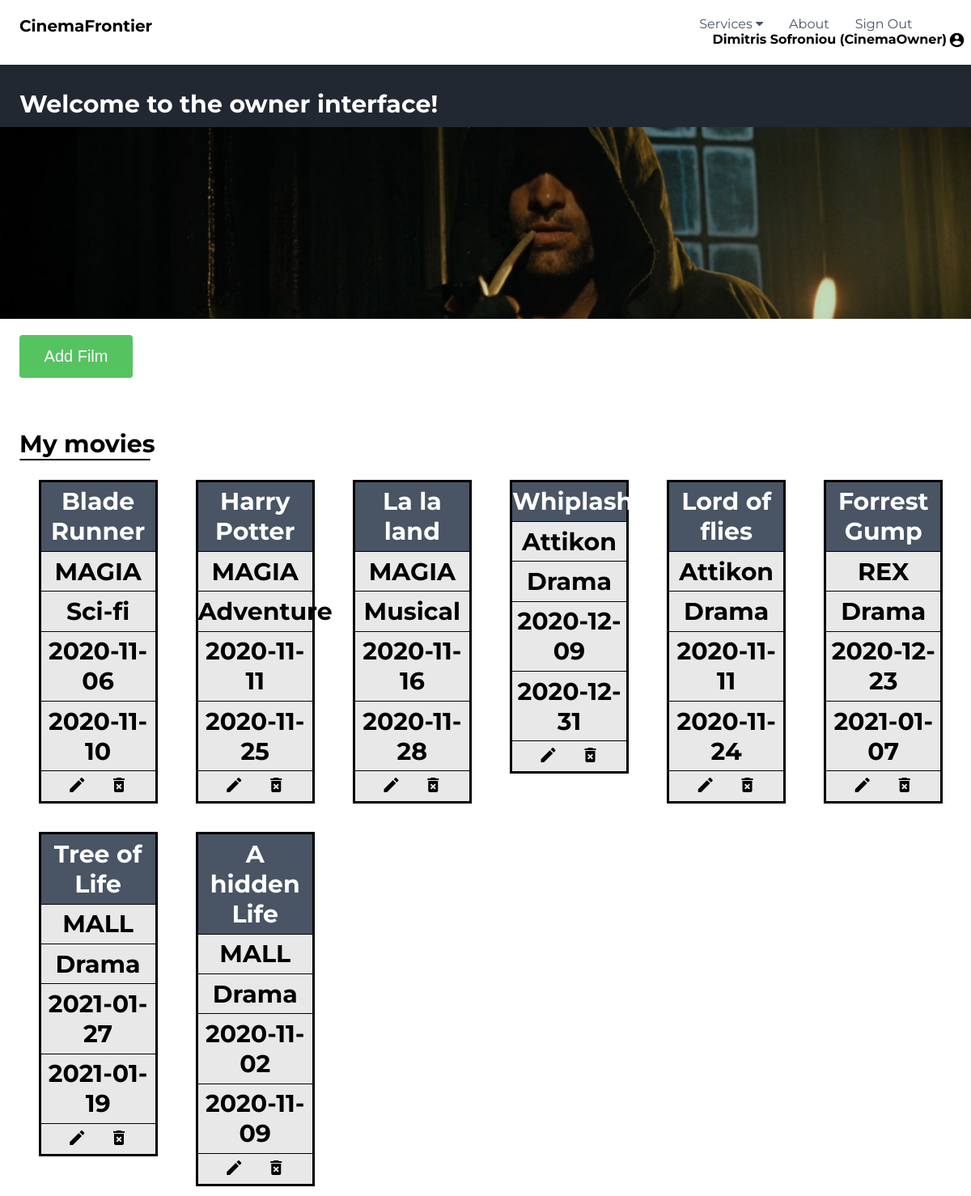
Screenshot of /cloud/owner.php (signed in) with the database file from the repository.
### tables this page shows
CREATE TABLE `movies` (
  `ID` int(11) NOT NULL,
  `TITLE` varchar(256) NOT NULL,
  `STARTDATE` date NOT NULL,
  `ENDDATE` date NOT NULL,
  `CINEMANAME` varchar(256) NOT NULL,
  `CATEGORY` varchar(128) NOT NULL
);

### cloud/owner.php (the view, shortened to what this page needs)
<?php
  include_once 'header.php';
  include 'includes/dbh_handler.php';
  $sessid = $_SESSION["id"];
?>
<div class="ownerbody">
  <section>
    <div class="owner-intro">
      <h1 class="add-introh1">Welcome to the owner interface!</h1>
      <div class="banner">
        <img class="banner-image" src="images/lotr.jpg" alt="banner">
      </div>
    <button class="addmov-btn" style="vertical-align:middle"><span><a href="#" id="addmovid" class="create-mov">Add Film</a></span></button>
    </div>
  </section>
  <br>
<div class="browse-body">
  <h1 class="browseH">My movies</h1>
  <hr class="hrlineo">
  <div class="movies-body">
  <?php
    $query = "SELECT USERNAME FROM users WHERE ID='$sessid' ";
    $query_run = mysqli_query($conn, $query);
    if (mysqli_num_rows($query_run) > 0) {
      $row1 = mysqli_fetch_assoc($query_run);
      $ownername = $row1["USERNAME"];
      $query1 = "SELECT NAME FROM cinemas WHERE OWNER='$ownername' ";
      $query_run1 = mysqli_query($conn, $query1);
      if (mysqli_num_rows($query_run1) > 0) {
        while($row2 = mysqli_fetch_assoc($query_run1) ) {
          $cineNm = $row2["NAME"];
          $query2 = "SELECT * FROM movies WHERE CINEMANAME='$cineNm' ";
          $query_r2 = mysqli_query($conn, $query2);
          while($row3 = mysqli_fetch_assoc($query_r2)) {
            ?>
            <div class="movie-border">
              <div class="movie-itemt">
                <h5 class="mtitle-textt"><?php echo $row3["TITLE"];?></h5>
              </div>
              <div class="movie-item">
              <h5 class="mcinemaname-text"><?php echo $row3["CINEMANAME"];?></h5>
              </div>
              <div class="movie-item">
              <h5 class="mcategory-text"><?php echo $row3["CATEGORY"];?></h5>
              </div>
              <div class="movie-item">
              <h5 class="mstartdate-text"><?php echo $row3["STARTDATE"];?></h5>
              </div>
              <div class="movie-item">
              <h5 class="menddate-text"><?php echo $row3["ENDDATE"];?></h5>
              </div>
              <div>
                <form action="updatemovie.php" method="post" class="formfav">
                  <button type="submit" name="update-btn" class="fav-btn"><i class="material-icons favicon">create</i></button>
                  <button type="submit" name="deleteMov-btn" formaction="includes/deleteMovinc.php" class="fav-btn"><i class="material-icons favicon">delete_forever</i></button>
                </form>
              </div>
            </div>
            <?php
          }
        }
      }
      else {
        echo 'There are no movies in your cinema...';
      }
    }
    else {
      echo 'There are no cinemas in your name...';
    }
  ?>
</div>
<?php
  include_once 'footer.php';
?>

### cloud/header.php (shortened to what this page needs)
<!DOCTYPE html>
<html lang="en">
<head>
  <link rel="stylesheet" type="text/css" href="css/styles.css">
  <link rel="stylesheet" href="https://cdnjs.cloudflare.com/ajax/libs/font-awesome/4.7.0/css/font-awesome.min.css">
</head>
<body>
  <ul class="Navbar">
    <div class="logo">
      <?php
      if (!isset($_SESSION["id"])) {
        echo '<a href="index.php">CinemaFrontier</a>';
      }
      else {
        echo '<a href="welcome.php">CinemaFrontier</a>';
      }
      ?>
    </div>
    <div class="navbar">
    <?php
      if (isset($_SESSION["id"])) {
        echo '<div class=dropdown>
                <button class="dropbtn">Services
                  <i class="fa fa-caret-down"></i>
                </button>
                <div class="dropdown-content">
                  <a href="administration.php">Admin Database</a>
                  <a href="owner.php">Movies</a>
                  <a href="favorites.php">Favorites</a>
                </div>
              </div>';
        echo '<li><a href="#">About</a></li>';
        echo '<li><a href="includes/signoutinc.php">Sign Out</a></li>';
        echo '<li class="loggedUser">' . $_SESSION["name"] . " " . $_SESSION["surname"] . " (" . $_SESSION["role"] . ")" . '<i class="material-icons md-18 userIcon" >account_circle</i></li>';
      }
      else {
        echo '<li class="nonav"><a href="signup.php">Sign up</a></li>';
        echo '<li class="nonav"><a href="index.php">Sign In</a></li>';
        echo '<li class="nonav"><a href="#">About</a></li>';
      }
    ?>
    </div>
  </ul>
<div class="wrapper">

### cloud/footer.php
</div>
</body>
</html>

### cloud/css/styles.css (style rules this page uses)
* { margin: 0; padding: 0; border: 0; outline: 0; font-size: 100%; vertical-align: baseline; background: transparent; }
.material-icons.md-18 { font-size: 21px; }
body { font-family: 'Montserrat'; background-color: white; }
.Navbar { background-color: #ffffff; list-style: none; text-align: right; padding: 20px 0 20px 0; }
.logo { color: #495464; float: left; padding-left: 2%; font-size: 20px; font-weight: bold; }
.logo > a { text-decoration: none; color: black; }
.banner { width: 100%; display: block; }
.banner > .banner-image { width: 100%; display: block; }
.navbar { overflow: hidden; background-color: #ffffff; padding-left: 55%; }
.navbar a { float: left; font-size: 16px; color: #495464; text-align: center; padding: 0px 16px; text-decoration: none; }
.dropdown { float: left; overflow: hidden; }
.dropdown .dropbtn { font-size: 16px; border: none; outline: none; color: #495464; padding: 0px 16px; background-color: inherit; font-family: inherit; margin: 0; }
.loggedUser { color: black; font-weight: bold; }
.userIcon { float: right; padding-left: 2px; padding-right: 2%; }
.browse-body { background-color: white; margin-top: 2%; margin-left: 2%; font-size: 30px; }
.add-introh1 { background-color: #222831; padding: 30px 30px 10px 2%; font-size: 30px; color:white; }
.addmov-btn { display: inline-block; border-radius: 4px; background-color: #56c361; border: none; color: #FFFFFF; text-align: center; font-size: 20px; padding: 15px; width: 140px; transition: all 0.5s; cursor: pointer; margin: 20px 20px 20px 2%; }
.addmov-btn span { cursor: pointer; display: inline-block; position: relative; transition: 0.5s; }
.addmov-btn span:after { content: '\00bb'; position: absolute; opacity: 0; top: 0; right: -20px; transition: 0.5s; }
.addmov-btn span a { text-decoration: none; color: white; }
.hrlineo { border: 1px solid black; border-radius: 1px; width: 160px; }
.movies-body .movie-border { float: left; margin: 2% 2% 1% 2%; border: solid #000; border-width: 3px 3px; width: 12%; height: 15%; background-color: #e8e8e8; }
.movie-item { text-align: center; width: 100%; border-bottom: solid; border-width: 1px; padding-top: 4%; padding-bottom: 4%; }
.movie-itemt { text-align: center; width: 100%; border-bottom: solid; border-width: 1px; padding-top: 4%; padding-bottom: 4%; background-color: #495464; }
.mtitle-textt { color: white; }
.favicon { margin-left: auto; margin-right: auto; cursor: pointer; }
.formfav { text-align: center; }
.fav-btn { padding-left: 10px; padding-right: 10px; }

### rows the page displays
movies: TITLE "Blade Runner", CINEMANAME "MAGIA", CATEGORY "Sci-fi", STARTDATE "2020-11-06", ENDDATE "2020-11-10"
movies: TITLE "Harry Potter", CINEMANAME "MAGIA", CATEGORY "Adventure", STARTDATE "2020-11-11", ENDDATE "2020-11-25"
movies: TITLE "La la land", CINEMANAME "MAGIA", CATEGORY "Musical", STARTDATE "2020-11-16", ENDDATE "2020-11-28"
movies: TITLE "Whiplash", CINEMANAME "Attikon", CATEGORY "Drama", STARTDATE "2020-12-09", ENDDATE "2020-12-31"
movies: TITLE "Lord of flies", CINEMANAME "Attikon", CATEGORY "Drama", STARTDATE "2020-11-11", ENDDATE "2020-11-24"
movies: TITLE "Forrest Gump", CINEMANAME "REX", CATEGORY "Drama", STARTDATE "2020-12-23", ENDDATE "2021-01-07"
movies: TITLE "Tree of Life", CINEMANAME "MALL", CATEGORY "Drama", STARTDATE "2021-01-27", ENDDATE "2021-01-19"
movies: TITLE "A hidden Life", CINEMANAME "MALL", CATEGORY "Drama", STARTDATE "2020-11-02", ENDDATE "2020-11-09"

### other values shown
$_SESSION["name"] "Dimitris"
$_SESSION["surname"] "Sofroniou"
$_SESSION["role"] "CinemaOwner"
